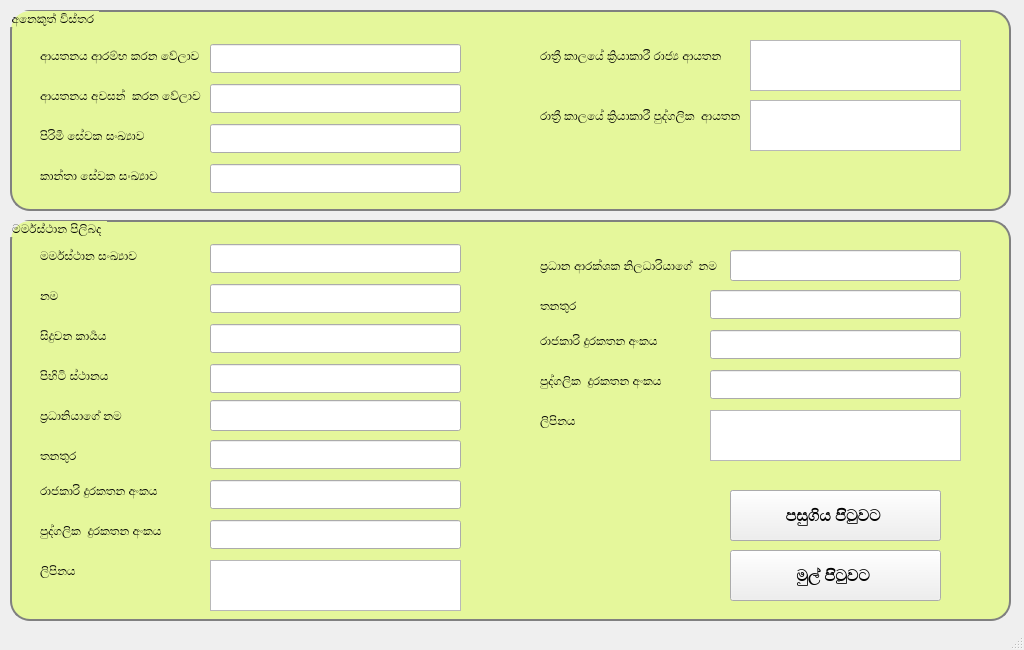
<?xml version="1.0" encoding="UTF-8"?>
<ui version="4.0">
 <class>MainWindow</class>
 <widget class="QMainWindow" name="MainWindow">
  <property name="geometry">
   <rect>
    <x>0</x>
    <y>0</y>
    <width>1024</width>
    <height>650</height>
   </rect>
  </property>
  <property name="sizePolicy">
   <sizepolicy hsizetype="Fixed" vsizetype="Fixed">
    <horstretch>0</horstretch>
    <verstretch>0</verstretch>
   </sizepolicy>
  </property>
  <property name="minimumSize">
   <size>
    <width>1024</width>
    <height>650</height>
   </size>
  </property>
  <property name="maximumSize">
   <size>
    <width>1024</width>
    <height>650</height>
   </size>
  </property>
  <property name="windowTitle">
   <string>Database</string>
  </property>
  <widget class="QWidget" name="centralwidget">
   <widget class="QGroupBox" name="groupBox_4">
    <property name="geometry">
     <rect>
      <x>10</x>
      <y>10</y>
      <width>1001</width>
      <height>201</height>
     </rect>
    </property>
    <property name="styleSheet">
     <string notr="true">QGroupBox { 
     border: 2px solid gray; 
     border-radius: 20px; 
 background-color: rgba( 219, 255, 70,50%)

 }</string>
    </property>
    <property name="title">
     <string>අනෙකුත් විස්තර </string>
    </property>
    <widget class="QLineEdit" name="lineEdit_25">
     <property name="geometry">
      <rect>
       <x>200</x>
       <y>34</y>
       <width>251</width>
       <height>29</height>
      </rect>
     </property>
    </widget>
    <widget class="QLabel" name="label_13">
     <property name="geometry">
      <rect>
       <x>30</x>
       <y>30</y>
       <width>171</width>
       <height>31</height>
      </rect>
     </property>
     <property name="text">
      <string>ආයතනය ආරම්භ කරන වේලාව </string>
     </property>
    </widget>
    <widget class="QLineEdit" name="lineEdit_26">
     <property name="geometry">
      <rect>
       <x>200</x>
       <y>74</y>
       <width>251</width>
       <height>29</height>
      </rect>
     </property>
    </widget>
    <widget class="QLabel" name="label_15">
     <property name="geometry">
      <rect>
       <x>30</x>
       <y>70</y>
       <width>171</width>
       <height>31</height>
      </rect>
     </property>
     <property name="text">
      <string>ආයතනය අවසන්  කරන වේලාව </string>
     </property>
    </widget>
    <widget class="QLabel" name="label_16">
     <property name="geometry">
      <rect>
       <x>30</x>
       <y>110</y>
       <width>171</width>
       <height>31</height>
      </rect>
     </property>
     <property name="text">
      <string>පිරිමි සේවක සංඛ්‍යාව</string>
     </property>
    </widget>
    <widget class="QLineEdit" name="lineEdit_27">
     <property name="geometry">
      <rect>
       <x>200</x>
       <y>114</y>
       <width>251</width>
       <height>29</height>
      </rect>
     </property>
    </widget>
    <widget class="QLineEdit" name="lineEdit_28">
     <property name="geometry">
      <rect>
       <x>200</x>
       <y>154</y>
       <width>251</width>
       <height>29</height>
      </rect>
     </property>
    </widget>
    <widget class="QLabel" name="label_18">
     <property name="geometry">
      <rect>
       <x>30</x>
       <y>150</y>
       <width>171</width>
       <height>31</height>
      </rect>
     </property>
     <property name="text">
      <string>කාන්තා සේවක සංඛ්‍යාව</string>
     </property>
    </widget>
    <widget class="QLabel" name="label_20">
     <property name="geometry">
      <rect>
       <x>530</x>
       <y>30</y>
       <width>191</width>
       <height>31</height>
      </rect>
     </property>
     <property name="text">
      <string>රාත්‍රී කාලයේ ක්‍රියාකාරී රාජ්‍ය ආයතන </string>
     </property>
    </widget>
    <widget class="QTextEdit" name="textEdit_4">
     <property name="geometry">
      <rect>
       <x>740</x>
       <y>30</y>
       <width>211</width>
       <height>51</height>
      </rect>
     </property>
    </widget>
    <widget class="QLabel" name="label_21">
     <property name="geometry">
      <rect>
       <x>530</x>
       <y>90</y>
       <width>211</width>
       <height>31</height>
      </rect>
     </property>
     <property name="text">
      <string>රාත්‍රී කාලයේ ක්‍රියාකාරී පුද්ගලික  ආයතන </string>
     </property>
    </widget>
    <widget class="QTextEdit" name="textEdit_5">
     <property name="geometry">
      <rect>
       <x>740</x>
       <y>90</y>
       <width>211</width>
       <height>51</height>
      </rect>
     </property>
    </widget>
   </widget>
   <widget class="QGroupBox" name="groupBox_5">
    <property name="geometry">
     <rect>
      <x>10</x>
      <y>220</y>
      <width>1001</width>
      <height>401</height>
     </rect>
    </property>
    <property name="styleSheet">
     <string notr="true">QGroupBox { 
     border: 2px solid gray; 
     border-radius: 20px; 
 background-color: rgba( 219, 255, 70,50%)

 }</string>
    </property>
    <property name="title">
     <string>මර්මස්ථාන පිලිබද </string>
    </property>
    <widget class="QLineEdit" name="lineEdit_29">
     <property name="geometry">
      <rect>
       <x>200</x>
       <y>24</y>
       <width>251</width>
       <height>29</height>
      </rect>
     </property>
    </widget>
    <widget class="QLabel" name="label_14">
     <property name="geometry">
      <rect>
       <x>30</x>
       <y>20</y>
       <width>171</width>
       <height>31</height>
      </rect>
     </property>
     <property name="text">
      <string>මර්මස්ථාන සංඛ්‍යාව</string>
     </property>
    </widget>
    <widget class="QLineEdit" name="lineEdit_30">
     <property name="geometry">
      <rect>
       <x>200</x>
       <y>64</y>
       <width>251</width>
       <height>29</height>
      </rect>
     </property>
    </widget>
    <widget class="QLabel" name="label_17">
     <property name="geometry">
      <rect>
       <x>30</x>
       <y>60</y>
       <width>171</width>
       <height>31</height>
      </rect>
     </property>
     <property name="text">
      <string>නම </string>
     </property>
    </widget>
    <widget class="QLabel" name="label_19">
     <property name="geometry">
      <rect>
       <x>30</x>
       <y>100</y>
       <width>171</width>
       <height>31</height>
      </rect>
     </property>
     <property name="text">
      <string>සිදුවන කාර්‍යය </string>
     </property>
    </widget>
    <widget class="QLineEdit" name="lineEdit_31">
     <property name="geometry">
      <rect>
       <x>200</x>
       <y>104</y>
       <width>251</width>
       <height>29</height>
      </rect>
     </property>
    </widget>
    <widget class="QLineEdit" name="lineEdit_32">
     <property name="geometry">
      <rect>
       <x>200</x>
       <y>144</y>
       <width>251</width>
       <height>29</height>
      </rect>
     </property>
    </widget>
    <widget class="QLabel" name="label_22">
     <property name="geometry">
      <rect>
       <x>30</x>
       <y>140</y>
       <width>171</width>
       <height>31</height>
      </rect>
     </property>
     <property name="text">
      <string>පිහිටි ස්ථානය </string>
     </property>
    </widget>
    <widget class="QLineEdit" name="lineEdit_12">
     <property name="geometry">
      <rect>
       <x>200</x>
       <y>260</y>
       <width>251</width>
       <height>29</height>
      </rect>
     </property>
    </widget>
    <widget class="QLineEdit" name="lineEdit_13">
     <property name="geometry">
      <rect>
       <x>200</x>
       <y>300</y>
       <width>251</width>
       <height>29</height>
      </rect>
     </property>
    </widget>
    <widget class="QLineEdit" name="lineEdit_6">
     <property name="geometry">
      <rect>
       <x>200</x>
       <y>180</y>
       <width>251</width>
       <height>31</height>
      </rect>
     </property>
    </widget>
    <widget class="QTextEdit" name="textEdit">
     <property name="geometry">
      <rect>
       <x>200</x>
       <y>340</y>
       <width>251</width>
       <height>51</height>
      </rect>
     </property>
    </widget>
    <widget class="QLabel" name="label_6">
     <property name="geometry">
      <rect>
       <x>30</x>
       <y>220</y>
       <width>61</width>
       <height>31</height>
      </rect>
     </property>
     <property name="text">
      <string>තනතුර </string>
     </property>
    </widget>
    <widget class="QLabel" name="label_3">
     <property name="geometry">
      <rect>
       <x>30</x>
       <y>180</y>
       <width>111</width>
       <height>31</height>
      </rect>
     </property>
     <property name="text">
      <string>ප්‍රධානියාගේ නම </string>
     </property>
    </widget>
    <widget class="QLabel" name="label_7">
     <property name="geometry">
      <rect>
       <x>30</x>
       <y>300</y>
       <width>131</width>
       <height>21</height>
      </rect>
     </property>
     <property name="text">
      <string>පුද්ගලික  දුරකතන අංකය </string>
     </property>
    </widget>
    <widget class="QLabel" name="label_4">
     <property name="geometry">
      <rect>
       <x>30</x>
       <y>260</y>
       <width>131</width>
       <height>21</height>
      </rect>
     </property>
     <property name="text">
      <string>රාජකාරි දුරකතන අංකය </string>
     </property>
    </widget>
    <widget class="QLabel" name="label_8">
     <property name="geometry">
      <rect>
       <x>30</x>
       <y>340</y>
       <width>131</width>
       <height>21</height>
      </rect>
     </property>
     <property name="text">
      <string>ලිපිනය </string>
     </property>
    </widget>
    <widget class="QLineEdit" name="lineEdit_11">
     <property name="geometry">
      <rect>
       <x>200</x>
       <y>220</y>
       <width>251</width>
       <height>29</height>
      </rect>
     </property>
    </widget>
    <widget class="QTextEdit" name="textEdit_2">
     <property name="geometry">
      <rect>
       <x>700</x>
       <y>190</y>
       <width>251</width>
       <height>51</height>
      </rect>
     </property>
    </widget>
    <widget class="QLabel" name="label_9">
     <property name="geometry">
      <rect>
       <x>530</x>
       <y>150</y>
       <width>131</width>
       <height>21</height>
      </rect>
     </property>
     <property name="text">
      <string>පුද්ගලික  දුරකතන අංකය </string>
     </property>
    </widget>
    <widget class="QLineEdit" name="lineEdit_14">
     <property name="geometry">
      <rect>
       <x>700</x>
       <y>150</y>
       <width>251</width>
       <height>29</height>
      </rect>
     </property>
    </widget>
    <widget class="QLineEdit" name="lineEdit_15">
     <property name="geometry">
      <rect>
       <x>700</x>
       <y>110</y>
       <width>251</width>
       <height>29</height>
      </rect>
     </property>
    </widget>
    <widget class="QLabel" name="label_5">
     <property name="geometry">
      <rect>
       <x>530</x>
       <y>110</y>
       <width>131</width>
       <height>21</height>
      </rect>
     </property>
     <property name="text">
      <string>රාජකාරි දුරකතන අංකය </string>
     </property>
    </widget>
    <widget class="QLineEdit" name="lineEdit_7">
     <property name="geometry">
      <rect>
       <x>720</x>
       <y>30</y>
       <width>231</width>
       <height>31</height>
      </rect>
     </property>
    </widget>
    <widget class="QLabel" name="label_10">
     <property name="geometry">
      <rect>
       <x>530</x>
       <y>70</y>
       <width>61</width>
       <height>31</height>
      </rect>
     </property>
     <property name="text">
      <string>තනතුර </string>
     </property>
    </widget>
    <widget class="QLabel" name="label_11">
     <property name="geometry">
      <rect>
       <x>530</x>
       <y>30</y>
       <width>191</width>
       <height>31</height>
      </rect>
     </property>
     <property name="text">
      <string>ප්‍රධාන ආරක්ශක නිලධාරියාගේ  නම </string>
     </property>
    </widget>
    <widget class="QLabel" name="label_12">
     <property name="geometry">
      <rect>
       <x>530</x>
       <y>190</y>
       <width>131</width>
       <height>21</height>
      </rect>
     </property>
     <property name="text">
      <string>ලිපිනය </string>
     </property>
    </widget>
    <widget class="QLineEdit" name="lineEdit_16">
     <property name="geometry">
      <rect>
       <x>700</x>
       <y>70</y>
       <width>251</width>
       <height>29</height>
      </rect>
     </property>
    </widget>
    <widget class="QPushButton" name="pushButton">
     <property name="geometry">
      <rect>
       <x>720</x>
       <y>270</y>
       <width>211</width>
       <height>51</height>
      </rect>
     </property>
     <property name="font">
      <font>
       <pointsize>12</pointsize>
       <weight>75</weight>
       <bold>true</bold>
      </font>
     </property>
     <property name="styleSheet">
      <string notr="true">
QPushButton:hover
{
   border-radius: 5px; 
}
QPushButton:hover
{
   background-color:rgb( 234, 234, 234 );
}</string>
     </property>
     <property name="text">
      <string>දත්ත ඇතුලු කරන්න </string>
     </property>
    </widget>
    <widget class="QPushButton" name="pushButton_2">
     <property name="geometry">
      <rect>
       <x>720</x>
       <y>330</y>
       <width>211</width>
       <height>51</height>
      </rect>
     </property>
     <property name="font">
      <font>
       <pointsize>12</pointsize>
       <weight>75</weight>
       <bold>true</bold>
      </font>
     </property>
     <property name="styleSheet">
      <string notr="true">
QPushButton:hover
{
   border-radius: 5px; 
}
QPushButton:hover
{
   background-color:rgb( 234, 234, 234 );
}</string>
     </property>
     <property name="text">
      <string>මුල් පිටුවට </string>
     </property>
    </widget>
    <widget class="QPushButton" name="pushButton_3">
     <property name="geometry">
      <rect>
       <x>720</x>
       <y>270</y>
       <width>211</width>
       <height>51</height>
      </rect>
     </property>
     <property name="font">
      <font>
       <pointsize>12</pointsize>
       <weight>75</weight>
       <bold>true</bold>
      </font>
     </property>
     <property name="styleSheet">
      <string notr="true">
QPushButton:hover
{
   border-radius: 5px; 
}
QPushButton:hover
{
   background-color:rgb( 234, 234, 234 );
}</string>
     </property>
     <property name="text">
      <string>පසුගිය පිටුවට </string>
     </property>
    </widget>
   </widget>
  </widget>
  <widget class="QStatusBar" name="statusbar"/>
 </widget>
 <resources/>
 <connections/>
</ui>
